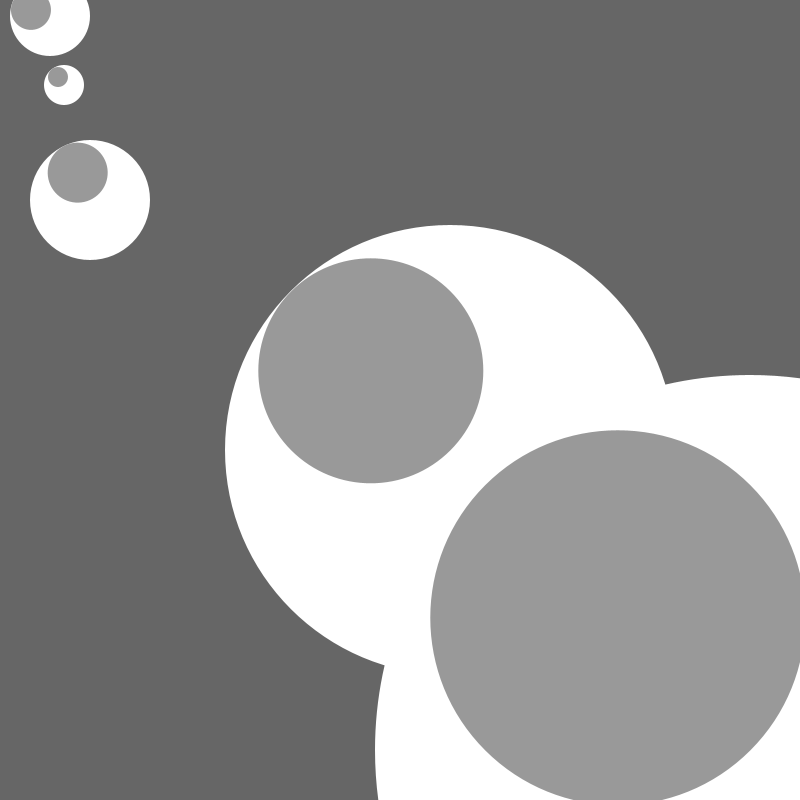
Frame 1 (no input)
Frame 60 (the mouse pressed at the canvas centre just before this capture): identical to frame 1, image omitted
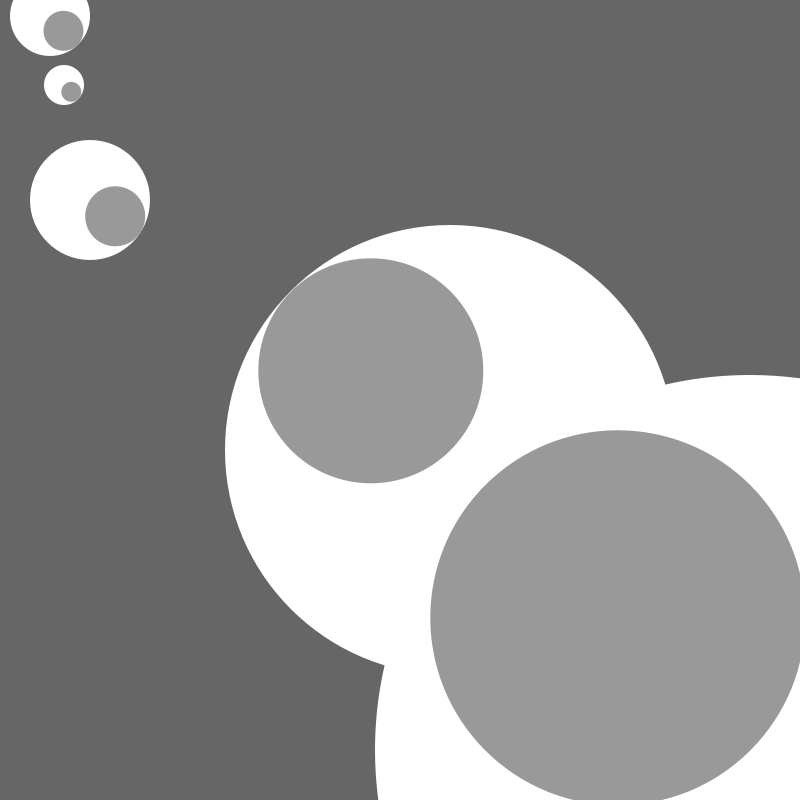
Frame 120 (the mouse held since frame 60 and released just before this capture)

The Processing sketch that drew these frames (run headless with seeded random() and noise(); from frame 60 on, the mouse is pressed at the canvas centre):

// Processing sketch: processing_132458
// ── processing_132458.pde

Eye e1, e2, e3, e4, e5;



void setup() 

{

  size(800, 800);

  smooth();

  noStroke();

  e1 = new Eye( 50,  16,  80);

  e2 = new Eye( 64,  85,  40);  

  e3 = new Eye( 90, 200, 120);

  e4 = new Eye(450,  450,  450); 

  e5 = new Eye(750, 750,  750
  );

}



void draw() 

{

  background(102);

  

  e1.update(mouseX, mouseY);

  e2.update(mouseX, mouseY);

  e3.update(mouseX, mouseY);

  e4.update(mouseX, mouseY);

  e5.update(mouseX, mouseY);



  e1.display();

  e2.display();

  e3.display();

  e4.display();

  e5.display();

}



class Eye 

{

  int ex, ey;

  int size;

  float angle = 0.0;

  

  Eye(int x, int y, int s) {

    ex = x;

    ey = y;

    size = s;

 }



  void update(int mx, int my) {

    angle = atan2(my-ey, mx-ex);

  }

  

  void display() {

    pushMatrix();

    translate(ex, ey);

    fill(255);

    ellipse(0, 0, size, size);

    rotate(angle);

    fill(153);

    ellipse(size/4, 0, size/2, size/2);

    popMatrix();

  }

}
